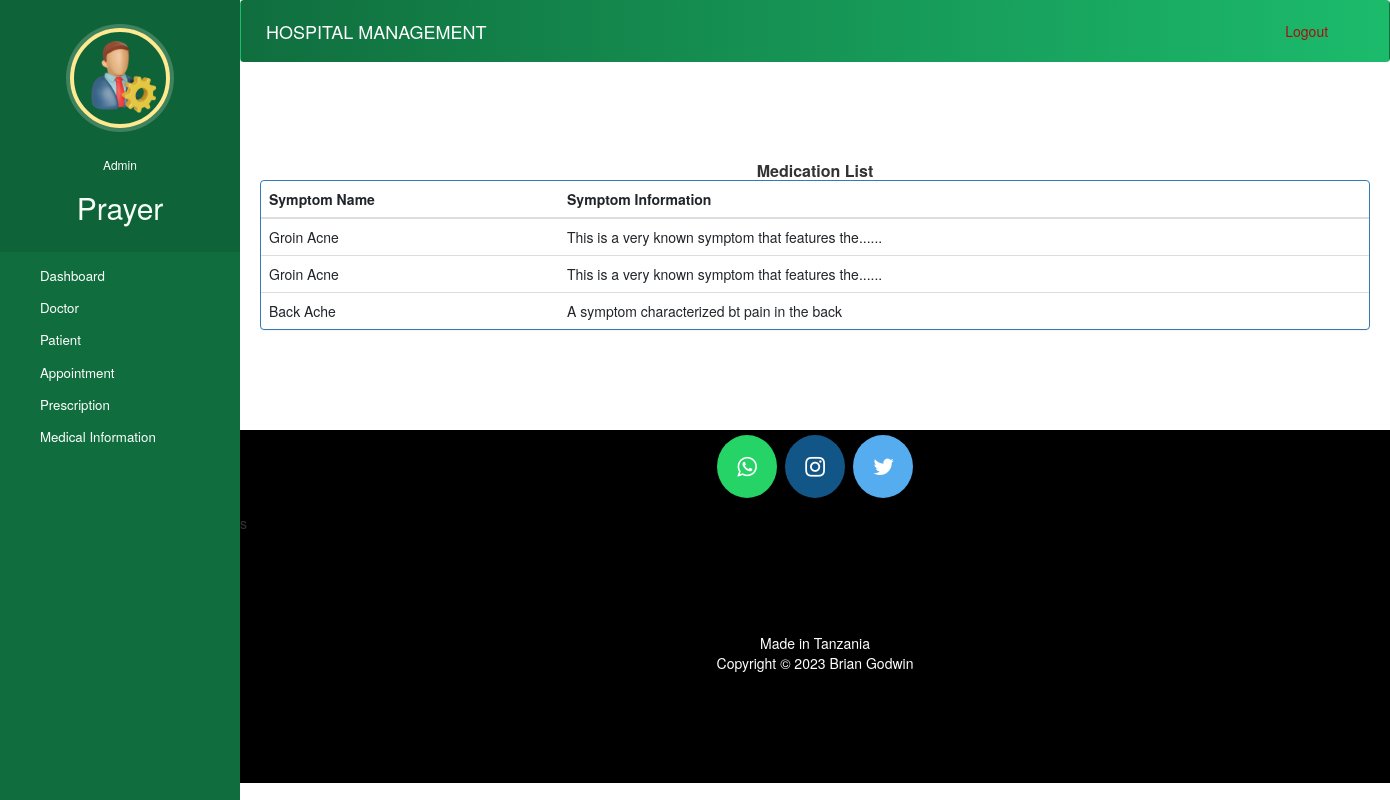
The page /reminder/admin-view-symptoms (signed in) on the database its author committed.
### reminder/models.py (models this page shows, shortened)
class Symptom(models.Model):
    name = models.CharField(max_length=25)
    description = models.TextField()

### reminder/views.py (the view)
# urls.py: path("admin-view-symptoms", views.admin_view_symptoms, name='admin-view-symptoms'),
@login_required(login_url='hospital/adminlogin')
def admin_view_symptoms(request):
    symptoms = models.Symptom.objects.all()
    return render(request, 'reminder/admin_view_symptoms.html', {'symptoms':symptoms})

### templates/reminder/admin_view_symptoms.html (shortened to what this page needs)
{% extends 'hospital/admin_base.html' %}
{% block content %}
{%load static%}
  <head>
    <link href="//netdna.bootstrapcdn.com/bootstrap/3.0.0/css/bootstrap.min.css" rel="stylesheet" id="bootstrap-css">
  </head>
  <div class="container">
      <br><br>
    {% if symptoms %}
    <div>
      <h6 class="panel-title"><strong> Medication List </strong></h6>
    </div>
    <div class="panel panel-primary">
      <table class="table table-hover" id="dev-table">
          <thead>
            <tr>
              <th>Symptom Name</th>
              <th>Symptom Information</th>
            </tr>
          </thead>
          {% for symptom in symptoms %}
          <tr>
            <td>{{ symptom.name }}</td>
            <td>{{ symptom.description }}</td>
          </tr>
          {% endfor %}
        </table>
    </div>
    {%else%}
    <br><br><br>
    <h4 style="text-align: center;color: red;">No Symptoms found !!!</h4>
    {% endif %}
  </div>
{% endblock content %}

### templates/hospital/admin_base.html (shortened to what this page needs)
<!DOCTYPE html>
{% load static %}
<html lang="en">
<head>
  <link rel="stylesheet" href="https://stackpath.bootstrapcdn.com/bootstrap/4.3.1/css/bootstrap.min.css">
  <link rel="stylesheet" href="https://maxcdn.bootstrapcdn.com/font-awesome/4.7.0/css/font-awesome.min.css">
  <link rel="stylesheet" href="{% static '/style.css' %}">
</head>
<body>
  {% include "hospital/chatbot.html" %}
  <nav class="menu" tabindex="0">
    <header class="avatar">
      <img src="{% static "images/adminpropic.png" %}" />
      <br><br>
      <h6 style="color: white;" >Admin</h6>
      <h2 style="color: #f8fff7;" >{{request.user.first_name}}</h2>
    </header>
    <ul>
      <li tabindex="0" class="icon-dashboard"> <a style="color:white; text-decoration:none;" href="/hospital/admin-dashboard"><span>Dashboard</span></a> </li>
      <li tabindex="0" class="icon-customers"> <a style="color:white; text-decoration:none;" href="/hospital/admin-doctor"><span>Doctor</span></a></li>
      <li tabindex="0" class="icon-users"> <a style="color:white; text-decoration:none;" href="/hospital/admin-patient"><span>Patient</span></a></li>
      <li tabindex="0" class="icon-calendar"> <a style="color:white; text-decoration:none;" href="/appointment/admin-appointment"><span>Appointment</span></a></li>
      <li tabindex="0" class="icon-calendar"> <a style="color:white; text-decoration:none;" href="/reminder/admin-prescription"><span>Prescription</span></a></li>
      <li tabindex="0" class="icon-calendar"> <a style="color:white; text-decoration:none;" href="/reminder/admin-medical-information"><span>Medical Information</span></a></li>
    </ul>
  </nav>
  <main>
    <div class="bs-example">
      <nav class="navbar navbar-expand-md  navbar-dark fixed-top" style="background: -webkit-linear-gradient(left, #106e3e, #1cbb6c);">
        <a href="/hospital/admin-dashboard" class="navbar-brand">HOSPITAL MANAGEMENT</a>
        <div class="collapse navbar-collapse justify-content-between" id="navbarCollapse">
          <div class="navbar-nav" style=" margin-left: 90%;">
            <a style="color: #a61111;" href="/hospital/logout" class="nav-item nav-link">Logout</a>
          </div>
        </div>
      </nav>
    </div>
    <br><br>
    {% block content %}
    {% endblock content %}
    <br><br><br><br>
    <footer>
      <p>
        <a id="ftr" href="https://api.whatsapp.com/send?phone=255769098042&text=Hello%20bgame.%0d%0aHow%20are%20you%20%3f%0d%0aI%20came%20from%20your%20website.&source=&data=#" class="fa fa-whatsapp"></a>
        <a id="ftr" href="https://instagram.com/godwinbrian808" class="fa fa-instagram"></a>
        <a id="ftr" href="https://twitter.com/godwinbrian808" class="fa fa-twitter"></a>
      </p>s
      <br>
      <div class="container">
        <div class="row">
          <div class="col-md-12 col-sm-12">
            <div style="color:#ffffff;" class="wow fadeInUp footer-copyright">
              <p>Made in Tanzania <br>
                Copyright &copy;  2023 Brian Godwin </p>
            </div>
          </div>
        </div>
      </div>
    </footer>
  </main>
</body>
</html>

### static/style.css (style rules this page uses)
body { padding-left: 240px; }
main { position: relative; height: 100vh; }
.menu { background: #5bc995; height: 100vh; width: 240px; position: fixed; top: 0px; left: 0; z-index: 5; outline: none; }
.menu .avatar { background: rgba(0, 0, 0, 0.1); padding: 2em 0.5em; text-align: center; }
.menu .avatar img { width: 100px; border-radius: 50%; overflow: hidden; border: 4px solid #ffea92; box-shadow: 0 0 0 4px rgba(255, 255, 255, 0.2); }
.menu .avatar h2 { font-weight: normal; margin-bottom: 0; }
.menu ul { list-style: none; padding: 0.5em 0; margin: 0; }
.menu ul li { padding: 0.5em 1em 0.5em 3em; font-size: 0.95em; font-weight: regular; background-repeat: no-repeat; background-position: left 15px center; background-size: auto 20px; transition: all 0.15s linear; cursor: pointer; }
.menu ul li.icon-dashboard { background-image: url("http://www.entypo.com/images//gauge.svg"); }
.menu ul li.icon-customers { background-image: url("http://www.entypo.com/images//briefcase.svg"); }
.menu ul li.icon-users { background-image: url("http://www.entypo.com/images//users.svg"); }
.menu ul li.icon-calendar { background-image: url("http://www.entypo.com/images//calendar.svg"); }

### templates/hospital/admin_base.html (style rules this page uses)
a:link { text-decoration: none; }
a { color: white; }
footer { padding: 0px 0px 0px 0px; background-color: black; margin: 0px; }
#ftr { padding: 20px; }
.fa { font-size: 23px; width: 60px; text-align: center; text-decoration: none; margin: 5px 2px; border-radius: 50%; }
.fa-whatsapp { background: #25d366; color: white; }
.fa-twitter { background: #55ACEE; color: white; }
.fa-instagram { background: #125688; color: white; }
p { text-align: center; }
body { padding-left: 240px; }
main { position: relative; height: 100vh; }
.menu { background: #106e3e; height: 100vh; width: 240px; position: fixed; top: 0px; left: 0; z-index: 5; outline: none; }
.menu .avatar { background: rgba(0, 0, 0, 0.1); padding: 2em 0.5em; text-align: center; }
.menu .avatar img { width: 100px; border-radius: 50%; overflow: hidden; border: 4px solid #ffea92; box-shadow: 0 0 0 4px rgba(255, 255, 255, 0.2); }
.menu .avatar h2 { font-weight: normal; margin-bottom: 0; }
.menu ul { list-style: none; padding: 0.5em 0; margin: 0; }
.menu ul li { padding: 0.5em 1em 0.5em 3em; font-size: 0.95em; font-weight: regular; background-repeat: no-repeat; background-position: left 15px center; background-size: auto 20px; transition: all 0.15s linear; cursor: pointer; }
.menu ul li.icon-dashboard { background-image: url("http://www.entypo.com/images//gauge.svg"); }
.menu ul li.icon-customers { background-image: url("http://www.entypo.com/images//briefcase.svg"); }
.menu ul li.icon-users { background-image: url("http://www.entypo.com/images//users.svg"); }
.menu ul li.icon-calendar { background-image: url("http://www.entypo.com/images//calendar.svg"); }

### templates/reminder/admin_view_symptoms.html (style rules this page uses)
a:link { text-decoration: none; }
h6 { text-align: center; }
.row { margin: 100px; }

### rows shown on the page
Symptom: name "Groin Acne", description "This is a very known symptom that features the......"
Symptom: name "Groin Acne", description "This is a very known symptom that features the......"
Symptom: name "Back Ache", description "A symptom characterized bt pain in the back"

### other values the page prints
{{ request.user.first_name }} "Prayer"
